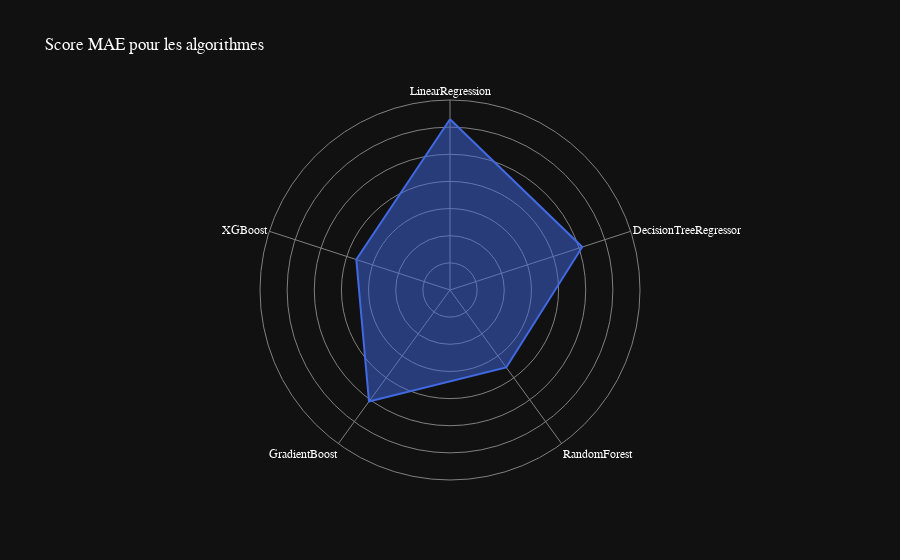

Notebook code cell kept with this figure:
### Code cell
# affichage en spiderchart des scores MAE des algorithmes
data = [
    {'r': mae_linear/10e3, 'theta': 'LinearRegression'},
    {'r': mae_tree/10e3, 'theta': 'DecisionTreeRegressor'},
    {'r': mae_random_forest/10e3, 'theta': 'RandomForest'},
    {'r': mae_gradient/10e3, 'theta': 'GradientBoost'},
    {'r': mae_xgboost/10e3, 'theta': 'XGBoost'}
]
fig = px.line_polar(data, r='r', theta='theta',title="Score MAE pour les algorithmes", line_close=True, template='plotly_dark', color_discrete_sequence=['royalblue'])
fig.update_traces(fill='toself')
# change la police
fig.update_layout(
    font=dict(
        family="Optima",
        size=12,
        color="white"
    )
)
# Masquer la ligne représentant les valeurs de 0 à 5 sur l'axe radial
fig.update_layout(
    polar=dict(
        radialaxis=dict(
            showline=False, # masquer la ligne sur l'axe radial
            range=[0,140], # plage maximale de l'axe radial
            showticklabels=False
        )
    )
)
# changer les couleurs de fond et de la grille
fig.update_layout(
    polar=dict(
        radialaxis=dict(gridcolor='gray', linecolor='gray'),
        angularaxis=dict(gridcolor='gray', linecolor='gray')
    )
)
fig.show()

### Figure 1 — Plotly figure (JSON) as saved in the notebook; plotly's stock layout.template omitted (floating-point values rounded to 4 significant figures)
{"data": [{"fill": "toself", "hovertemplate": "r=%{r}<br>theta=%{theta}<extra></extra>", "legendgroup": "", "line": {"color": "royalblue", "dash": "solid"}, "marker": {"symbol": "circle"}, "mode": "lines", "name": "", "r": [125.8, 102.5, 70.51, 101.5, 72.59, 125.8], "showlegend": false, "subplot": "polar", "theta": ["LinearRegression", "DecisionTreeRegressor", "RandomForest", "GradientBoost", "XGBoost", "LinearRegression"], "type": "scatterpolar"}], "layout": {"font": {"color": "white", "family": "Optima", "size": 12}, "legend": {"tracegroupgap": 0}, "polar": {"angularaxis": {"direction": "clockwise", "gridcolor": "gray", "linecolor": "gray", "rotation": 90}, "domain": {"x": [0, 1], "y": [0, 1]}, "radialaxis": {"gridcolor": "gray", "linecolor": "gray", "range": [0, 140], "showline": false, "showticklabels": false}}, "title": {"text": "Score MAE pour les algorithmes"}}}
